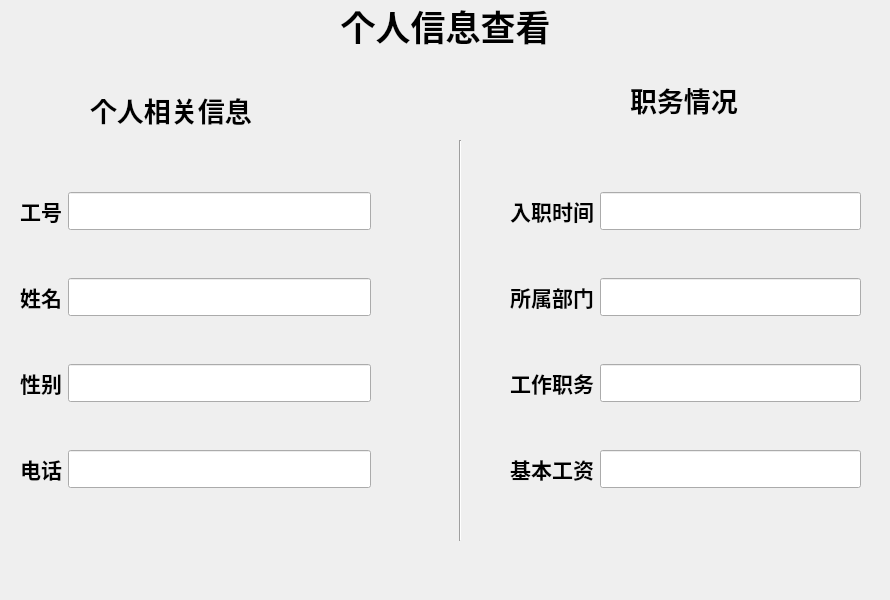
<?xml version="1.0" encoding="UTF-8"?>
<ui version="4.0">
 <class>stu_stuinfo</class>
 <widget class="QWidget" name="stu_stuinfo">
  <property name="geometry">
   <rect>
    <x>0</x>
    <y>0</y>
    <width>890</width>
    <height>600</height>
   </rect>
  </property>
  <property name="windowTitle">
   <string>Form</string>
  </property>
  <widget class="QLabel" name="label">
   <property name="geometry">
    <rect>
     <x>0</x>
     <y>0</y>
     <width>891</width>
     <height>51</height>
    </rect>
   </property>
   <property name="text">
    <string>&lt;html&gt;&lt;head/&gt;&lt;body&gt;&lt;p align=&quot;center&quot;&gt;&lt;span style=&quot; font-size:26pt; font-weight:600;&quot;&gt;个人信息查看&lt;/span&gt;&lt;/p&gt;&lt;/body&gt;&lt;/html&gt;</string>
   </property>
  </widget>
  <widget class="QWidget" name="gridLayoutWidget">
   <property name="geometry">
    <rect>
     <x>20</x>
     <y>150</y>
     <width>351</width>
     <height>381</height>
    </rect>
   </property>
   <layout class="QGridLayout" name="gridLayout_3">
    <item row="0" column="1">
     <widget class="QLineEdit" name="lineEdit">
      <property name="font">
       <font>
        <family>AcadEref</family>
        <pointsize>16</pointsize>
       </font>
      </property>
     </widget>
    </item>
    <item row="1" column="1">
     <widget class="QLineEdit" name="lineEdit_2">
      <property name="font">
       <font>
        <family>AcadEref</family>
        <pointsize>16</pointsize>
       </font>
      </property>
     </widget>
    </item>
    <item row="1" column="0">
     <widget class="QLabel" name="label_3">
      <property name="text">
       <string>&lt;html&gt;&lt;head/&gt;&lt;body&gt;&lt;p align=&quot;right&quot;&gt;&lt;span style=&quot; font-size:16pt; font-weight:600;&quot;&gt;姓名&lt;/span&gt;&lt;/p&gt;&lt;/body&gt;&lt;/html&gt;</string>
      </property>
     </widget>
    </item>
    <item row="2" column="1">
     <widget class="QLineEdit" name="lineEdit_3">
      <property name="font">
       <font>
        <family>AcadEref</family>
        <pointsize>16</pointsize>
       </font>
      </property>
     </widget>
    </item>
    <item row="3" column="1">
     <widget class="QLineEdit" name="lineEdit_4">
      <property name="font">
       <font>
        <family>AcadEref</family>
        <pointsize>16</pointsize>
       </font>
      </property>
     </widget>
    </item>
    <item row="2" column="0">
     <widget class="QLabel" name="label_4">
      <property name="text">
       <string>&lt;html&gt;&lt;head/&gt;&lt;body&gt;&lt;p align=&quot;right&quot;&gt;&lt;span style=&quot; font-size:16pt; font-weight:600;&quot;&gt;性别&lt;/span&gt;&lt;/p&gt;&lt;/body&gt;&lt;/html&gt;</string>
      </property>
     </widget>
    </item>
    <item row="0" column="0">
     <widget class="QLabel" name="label_2">
      <property name="text">
       <string>&lt;html&gt;&lt;head/&gt;&lt;body&gt;&lt;p align=&quot;right&quot;&gt;&lt;span style=&quot; font-size:16pt; font-weight:600;&quot;&gt;工号&lt;/span&gt;&lt;/p&gt;&lt;/body&gt;&lt;/html&gt;</string>
      </property>
     </widget>
    </item>
    <item row="3" column="0">
     <widget class="QLabel" name="label_5">
      <property name="text">
       <string>&lt;html&gt;&lt;head/&gt;&lt;body&gt;&lt;p align=&quot;right&quot;&gt;&lt;span style=&quot; font-size:16pt; font-weight:600;&quot;&gt;电话&lt;/span&gt;&lt;/p&gt;&lt;/body&gt;&lt;/html&gt;</string>
      </property>
     </widget>
    </item>
   </layout>
  </widget>
  <widget class="QLabel" name="label_9">
   <property name="geometry">
    <rect>
     <x>90</x>
     <y>90</y>
     <width>201</width>
     <height>41</height>
    </rect>
   </property>
   <property name="text">
    <string>&lt;html&gt;&lt;head/&gt;&lt;body&gt;&lt;p&gt;&lt;span style=&quot; font-size:20pt; font-weight:600;&quot;&gt;个人相关信息&lt;/span&gt;&lt;/p&gt;&lt;/body&gt;&lt;/html&gt;</string>
   </property>
  </widget>
  <widget class="QLabel" name="label_10">
   <property name="geometry">
    <rect>
     <x>630</x>
     <y>80</y>
     <width>141</width>
     <height>41</height>
    </rect>
   </property>
   <property name="text">
    <string>&lt;html&gt;&lt;head/&gt;&lt;body&gt;&lt;p&gt;&lt;span style=&quot; font-size:20pt; font-weight:600;&quot;&gt;职务情况&lt;/span&gt;&lt;/p&gt;&lt;/body&gt;&lt;/html&gt;</string>
   </property>
  </widget>
  <widget class="Line" name="line">
   <property name="geometry">
    <rect>
     <x>450</x>
     <y>140</y>
     <width>20</width>
     <height>401</height>
    </rect>
   </property>
   <property name="orientation">
    <enum>Qt::Vertical</enum>
   </property>
  </widget>
  <widget class="QWidget" name="gridLayoutWidget_2">
   <property name="geometry">
    <rect>
     <x>510</x>
     <y>150</y>
     <width>351</width>
     <height>381</height>
    </rect>
   </property>
   <layout class="QGridLayout" name="gridLayout_4">
    <item row="0" column="1">
     <widget class="QLineEdit" name="lineEdit_5">
      <property name="font">
       <font>
        <family>AcadEref</family>
        <pointsize>16</pointsize>
       </font>
      </property>
     </widget>
    </item>
    <item row="1" column="1">
     <widget class="QLineEdit" name="lineEdit_6">
      <property name="font">
       <font>
        <family>AcadEref</family>
        <pointsize>16</pointsize>
       </font>
      </property>
     </widget>
    </item>
    <item row="1" column="0">
     <widget class="QLabel" name="label_6">
      <property name="text">
       <string>&lt;html&gt;&lt;head/&gt;&lt;body&gt;&lt;p align=&quot;right&quot;&gt;&lt;span style=&quot; font-size:16pt; font-weight:600;&quot;&gt;所属部门&lt;/span&gt;&lt;/p&gt;&lt;/body&gt;&lt;/html&gt;</string>
      </property>
     </widget>
    </item>
    <item row="2" column="1">
     <widget class="QLineEdit" name="lineEdit_7">
      <property name="font">
       <font>
        <family>AcadEref</family>
        <pointsize>16</pointsize>
       </font>
      </property>
     </widget>
    </item>
    <item row="3" column="1">
     <widget class="QLineEdit" name="lineEdit_8">
      <property name="font">
       <font>
        <family>AcadEref</family>
        <pointsize>16</pointsize>
       </font>
      </property>
     </widget>
    </item>
    <item row="2" column="0">
     <widget class="QLabel" name="label_7">
      <property name="text">
       <string>&lt;html&gt;&lt;head/&gt;&lt;body&gt;&lt;p align=&quot;right&quot;&gt;&lt;span style=&quot; font-size:16pt; font-weight:600;&quot;&gt;工作职务&lt;/span&gt;&lt;/p&gt;&lt;/body&gt;&lt;/html&gt;</string>
      </property>
     </widget>
    </item>
    <item row="0" column="0">
     <widget class="QLabel" name="label_8">
      <property name="text">
       <string>&lt;html&gt;&lt;head/&gt;&lt;body&gt;&lt;p align=&quot;right&quot;&gt;&lt;span style=&quot; font-size:16pt; font-weight:600;&quot;&gt;入职时间&lt;/span&gt;&lt;/p&gt;&lt;/body&gt;&lt;/html&gt;</string>
      </property>
     </widget>
    </item>
    <item row="3" column="0">
     <widget class="QLabel" name="label_11">
      <property name="text">
       <string>&lt;html&gt;&lt;head/&gt;&lt;body&gt;&lt;p align=&quot;right&quot;&gt;&lt;span style=&quot; font-size:16pt; font-weight:600;&quot;&gt;基本工资&lt;/span&gt;&lt;/p&gt;&lt;/body&gt;&lt;/html&gt;</string>
      </property>
     </widget>
    </item>
   </layout>
  </widget>
 </widget>
 <resources/>
 <connections/>
</ui>
